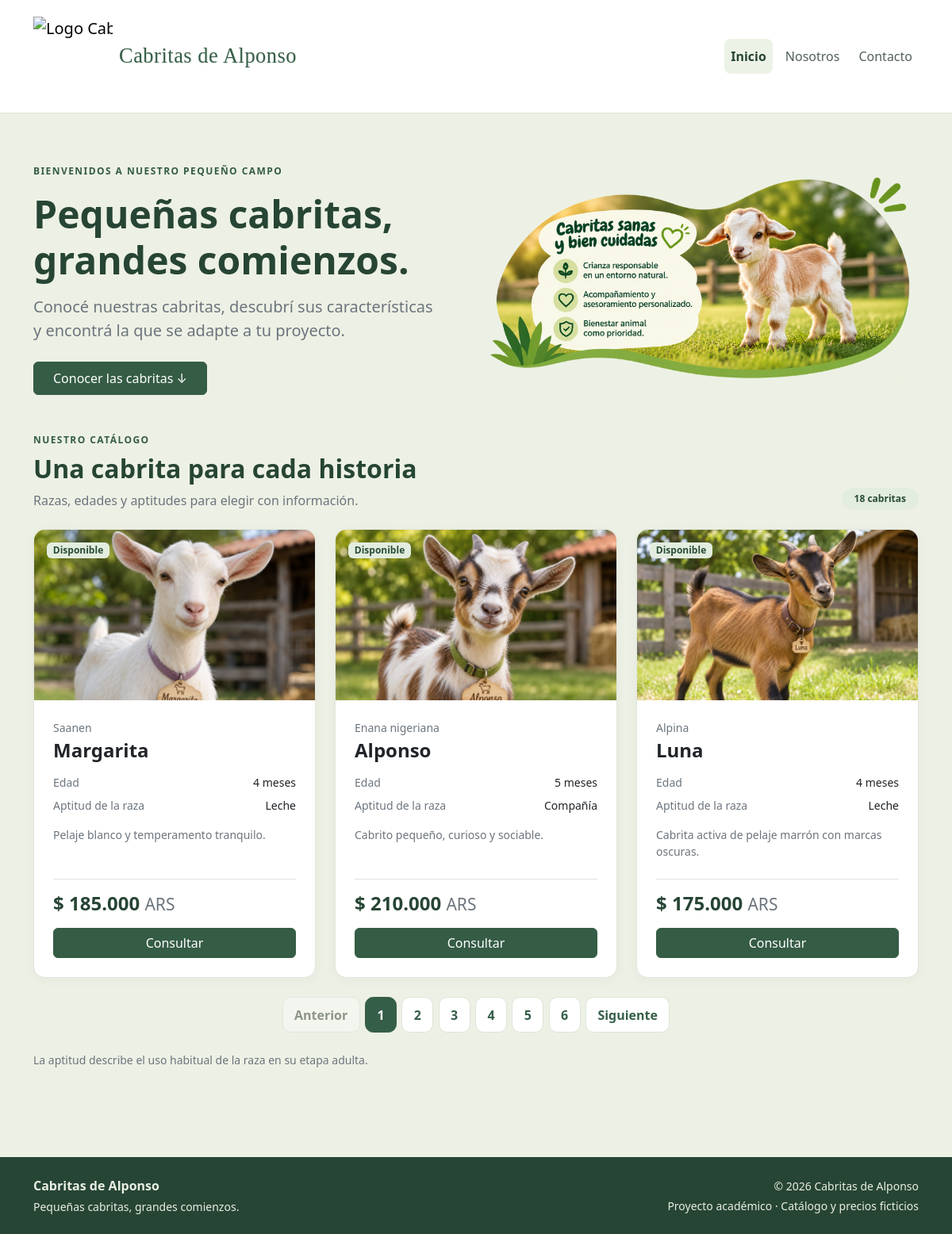
Screenshot of /proyecto/index.php with the database file from the repository.
### tables this page shows
CREATE TABLE IF NOT EXISTS cabras (
    id INT UNSIGNED AUTO_INCREMENT PRIMARY KEY,
    nombre VARCHAR(100) NOT NULL,
    raza VARCHAR(100) NOT NULL,
    edad_meses TINYINT UNSIGNED NOT NULL,
    precio DECIMAL(10,2) UNSIGNED NOT NULL,
    uso_principal VARCHAR(100) NOT NULL,
    descripcion TEXT NOT NULL,
    imagen VARCHAR(255) NOT NULL,
    disponible BOOLEAN NOT NULL DEFAULT 1
);

### proyecto/class/Cabra.php (called while the page is built, shortened)
<?php
class Cabra
{
    private $id;
    private $nombre;
    private $raza;
    private $edad_meses;
    private $precio;
    private $uso_principal;
    private $descripcion;
    private $imagen;
    private $disponible;
    public function getCabras()
    {
        try {
            $conexion = (new Conexion())->getConexion();
            $sql = "SELECT * FROM cabras ORDER BY id";
            $resultado = $conexion->query($sql);
            return $resultado->fetchAll(PDO::FETCH_CLASS, Cabra::class);
        } catch (Exception $e) {
            header("Location: ./index.php?page=500");
            exit;
        }
    }
    public function getCabrasByPage($page, $limit = 6)
    {
        try {
            $page = (int) $page;
            $limit = (int) $limit;
            $conexion = (new Conexion())->getConexion();
            $offset = ($page - 1) * $limit;
            $sql = "SELECT * FROM cabras ORDER BY id LIMIT $limit OFFSET $offset";
            $resultado = $conexion->query($sql);
            return $resultado->fetchAll(PDO::FETCH_CLASS, Cabra::class);
        } catch (Exception $e) {
            header("Location: ./index.php?page=500");
            exit;
        }
    }
    public function getId()
    {
        return $this->id;
    }
    public function getNombre()
    {
        return htmlspecialchars(trim($this->nombre));
    }
    public function getRaza()
    {
        return htmlspecialchars(trim($this->raza));
    }
    public function getEdadMeses()
    {
        return $this->edad_meses;
    }
    public function getPrecio()
    {
        return $this->precio;
    }
    public function getUsoPrincipal()
    {
        return htmlspecialchars(trim($this->uso_principal));
    }
    public function getDescripcion()
    {
        return htmlspecialchars(trim($this->descripcion));
    }
    public function getImagen()
    {
        return htmlspecialchars(trim($this->imagen));
    }
    public function getDisponible()
    {
        return $this->disponible;
    }
}

### proyecto/componentes/card_cabra.php (the view, shortened to what this page needs)
<?php
$disponible = (bool) $cabra->getDisponible();
$imagen = $cabra->getImagen();
$imagenValida = preg_match('~\Aassets/img/[a-zA-Z0-9_/-]+\.(?:jpe?g|png|webp)\z~i', $imagen)
    && is_file(__DIR__ . '/../' . $imagen);
?>
<article class="card card-cabra h-100">
    <div class="position-relative">
        <?php if ($imagenValida): ?>
            <img src="<?= $imagen ?>" class="card-img-top foto-cabra"
                 alt="<?= $cabra->getNombre() ?>, raza <?= $cabra->getRaza() ?>"
                 width="600" height="400" loading="lazy">
        <?php endif; ?>
        <span class="badge estado-cabra <?= $disponible ? 'estado-disponible' : 'estado-reservada' ?>">
            <?= $disponible ? 'Disponible' : 'Reservada' ?>
        </span>
    </div>
    <div class="card-body d-flex flex-column p-4">
        <p class="small text-secondary mb-1"><?= $cabra->getRaza() ?></p>
        <h3 class="h4 card-title fw-bold mb-3"><?= $cabra->getNombre() ?></h3>
        <dl class="small mb-3">
            <div class="d-flex justify-content-between gap-2 mb-2">
                <dt class="fw-normal text-secondary">Edad</dt>
                <dd class="mb-0"><?= (int) $cabra->getEdadMeses() ?> <?= (int) $cabra->getEdadMeses() === 1 ? 'mes' : 'meses' ?></dd>
            </div>
            <div class="d-flex justify-content-between gap-2">
                <dt class="fw-normal text-secondary">Aptitud de la raza</dt>
                <dd class="mb-0 text-end"><?= $cabra->getUsoPrincipal() ?></dd>
            </div>
        </dl>
        <p class="card-text small text-secondary mb-4"><?= $cabra->getDescripcion() ?></p>
        <div class="mt-auto border-top pt-3">
            <p class="precio h4 fw-bold mb-3">
                $ <?= number_format((float) $cabra->getPrecio(), 0, ',', '.') ?>
                <span class="small fw-normal text-secondary">ARS</span>
            </p>
            <?php if ($disponible): ?>
                <a href="index.php?page=contacto&amp;cabra=<?= (int) $cabra->getId() ?>" class="btn btn-campo w-100">
                    Consultar<span class="visually-hidden"> por <?= $cabra->getNombre() ?></span>
                </a>
            <?php else: ?>
                <button class="btn btn-outline-secondary w-100" type="button" disabled>No disponible</button>
            <?php endif; ?>
        </div>
    </div>
</article>

### proyecto/index.php (shortened to what this page needs)
<?php
require_once __DIR__ . '/class/Cabra.php';
$pagina = $_GET['page'] ?? 'inicio';
$cabras = [];
if ($pagina === 'inicio') {
    $currentPage = $_GET['currentPage'] ?? 1;
    $currentPage = (int) $currentPage;
    $limit = 3;
    $catalogo = new Cabra();
    $cabrasTotal = $catalogo->getCabras();
    $totalCabras = count($cabrasTotal);
    $totalPaginas = ceil($totalCabras / $limit);
    if ($totalCabras === 0) {
        $currentPage = 1;
    } else {
        $cabras = $catalogo->getCabrasByPage($currentPage, $limit);
    }
}
?>
<!doctype html>
<html lang="es-AR">
<head>
    <link href="https://cdn.jsdelivr.net/npm/bootstrap@5.3.8/dist/css/bootstrap.min.css" rel="stylesheet"
>
    <link href="assets/css/estilos.css" rel="stylesheet">
</head>
<body class="d-flex flex-column min-vh-100">
    <?php require __DIR__ . '/componentes/nav.php'; ?>
    <main id="contenido" class="flex-grow-1" tabindex="-1">
        <?php if ($pagina === 'inicio'): ?>
            <section class="bienvenida py-5" aria-labelledby="titulo-inicio">
                <div class="container py-md-3">
                    <div class="row align-items-center g-4">
                        <div class="col-lg-6">
                            <p class="etiqueta mb-3">
                                Bienvenidos a nuestro pequeño campo
                            </p>
                            <h1 id="titulo-inicio" class="display-5 fw-bold mb-3">
                                Pequeñas cabritas,<br>grandes comienzos.
                            </h1>
                            <p class="lead text-secondary mb-4">
                                Conocé nuestras cabritas, descubrí sus características
                                <br class="d-none d-md-block">
                                y encontrá la que se adapte a tu proyecto.
                            </p>
                            <a class="btn btn-campo px-4 py-2" href="#catalogo">
                                Conocer las cabritas
                                <span aria-hidden="true">↓</span>
                            </a>
                        </div>
                        <div class="col-lg-6 d-none d-lg-flex align-items-center justify-content-center">
                            <img
                                src="assets/img/banner_index.png"
                                alt="Cabrita bebé en el campo"
                                class="img-fluid w-100">
                        </div>
                        <section id="catalogo" class="container py-5" aria-labelledby="titulo-catalogo">
                            <div class="d-flex flex-wrap align-items-end justify-content-between gap-3 mb-4">
                                <div>
                                    <p class="etiqueta mb-2">Nuestro catálogo</p>
                                    <h2 id="titulo-catalogo" class="fw-bold mb-2">Una cabrita para cada historia</h2>
                                    <p class="text-secondary mb-0">Razas, edades y aptitudes para elegir con información.</p>
                                </div>
                                <span class="badge contador rounded-pill px-3 py-2"><?= $totalCabras ?> cabritas</span>
                            </div>
                            <?php if (empty($cabras)): ?>
                                <div class="estado-vacio text-center p-5">
                                    <h3 class="h5">Todavía no hay cabritas en el catálogo</h3>
                                    <p class="text-secondary mb-0">Volvé pronto para conocer las próximas incorporaciones.</p>
                                </div>
                            <?php else: ?>
                                <div class="row row-cols-1 row-cols-md-2 row-cols-lg-3 g-4">
                                    <?php foreach ($cabras as $cabra): ?>
                                        <div class="col">
                                            <?php require __DIR__ . '/componentes/card_cabra.php'; ?>
                                        </div>
                                    <?php endforeach; ?>
                                </div>
                                <?php if ($totalPaginas > 1): ?>
                                    <nav class="mt-4" aria-label="Páginas del catálogo">
                                        <ul class="pagination justify-content-center flex-wrap">
                                            <li class="page-item <?= $currentPage > 1 ? '' : 'disabled' ?>">
                                                <?php if ($currentPage > 1): ?>
                                                    <a class="page-link" href="index.php?page=inicio&amp;currentPage=<?= $currentPage - 1 ?>#catalogo">Anterior</a>
                                                <?php else: ?>
                                                    <span class="page-link" aria-disabled="true">Anterior</span>
                                                <?php endif; ?>
                                            </li>
                                            <?php for ($i = 1; $i <= $totalPaginas; $i++): ?>
                                                <li class="page-item <?= $currentPage == $i ? 'active' : '' ?>">
                                                    <?php if ($currentPage == $i): ?>
                                                        <span class="page-link" aria-current="page"><?= $i ?></span>
                                                    <?php else: ?>
                                                        <a class="page-link" href="index.php?page=inicio&amp;currentPage=<?= $i ?>#catalogo"><?= $i ?></a>
                                                    <?php endif; ?>
                                                </li>
                                            <?php endfor; ?>
                                            <li class="page-item <?= $currentPage < $totalPaginas ? '' : 'disabled' ?>">
                                                <?php if ($currentPage < $totalPaginas): ?>
                                                    <a class="page-link" href="index.php?page=inicio&amp;currentPage=<?= $currentPage + 1 ?>#catalogo">Siguiente</a>
                                                <?php else: ?>
                                                    <span class="page-link" aria-disabled="true">Siguiente</span>
                                                <?php endif; ?>
                                            </li>
                                        </ul>
                                    </nav>
                                <?php endif; ?>
                                <p class="small text-secondary mt-4 mb-0">La aptitud describe el uso habitual de la raza en su etapa adulta.</p>
                            <?php endif; ?>
                        </section>
                    <?php else: ?>
                        <?php require __DIR__ . '/pages/' . $pagina . '.php'; ?>
                    <?php endif; ?>
    </main>
    <?php require __DIR__ . '/componentes/footer.php'; ?>
</body>
</html>

### rows the page displays
cabras: imagen (picture), disponible "Disponible", raza "Saanen", nombre "Margarita", edad_meses "4", uso_principal "Leche", descripcion "Pelaje blanco y temperamento tranquilo.", precio "185.000"
cabras: imagen (picture), disponible "Disponible", raza "Enana nigeriana", nombre "Alponso", edad_meses "5", uso_principal "Compañía", descripcion "Cabrito pequeño, curioso y sociable.", precio "210.000"
cabras: imagen (picture), disponible "Disponible", raza "Alpina", nombre "Luna", edad_meses "4", uso_principal "Leche", descripcion "Cabrita activa de pelaje marrón con marcas oscuras.", precio "175.000"

### other values shown
$totalCabras "18"
